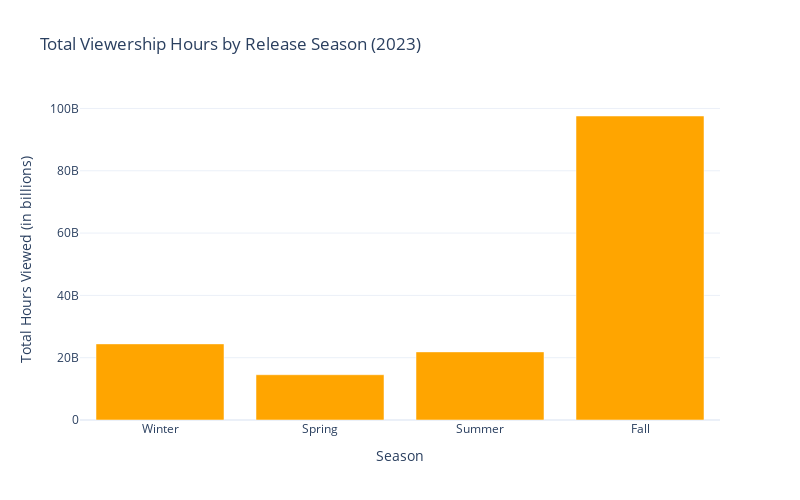

Notebook cell for this chart:
### Code cell
fig = go.Figure(data=[
    go.Bar(
        x=seasonal_viewership.index,
        y=seasonal_viewership.values,
        marker_color='orange'
    )
])

fig.update_layout(
    title='Total Viewership Hours by Release Season (2023)',
    xaxis_title='Season',
    yaxis_title='Total Hours Viewed (in billions)',
    xaxis_tickangle=0,
    height=500,
    width=800,
    xaxis=dict(
        categoryorder='array',
        categoryarray=season_order
    )
)

fig.show()

### Figure 1 — Plotly figure (JSON) as saved in the notebook; plotly's stock layout.template omitted (floating-point values rounded to 4 significant figures)
{"data": [{"marker": {"color": "orange"}, "type": "bar", "x": ["Fall", "Spring", "Summer", "Winter"], "y": [97574500000, 14531700000, 21864600000, 24431100000]}], "layout": {"height": 500, "title": {"text": "Total Viewership Hours by Release Season (2023)"}, "width": 800, "xaxis": {"categoryarray": ["Winter", "Spring", "Summer", "Fall"], "categoryorder": "array", "tickangle": 0, "title": {"text": "Season"}}, "yaxis": {"title": {"text": "Total Hours Viewed (in billions)"}}}}
